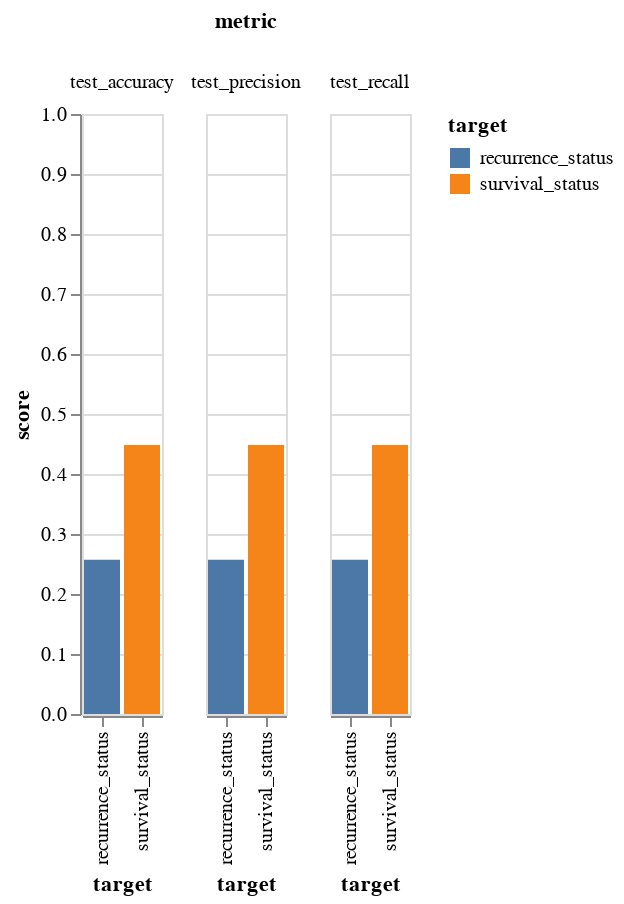

This figure's notebook cell:
### Code cell
binary_gaussian_chart

### Figure 1 — Vega-Lite specification as saved in the notebook (floating-point values rounded to 4 significant figures)
{"config": {"view": {"continuousWidth": 400, "continuousHeight": 300}}, "data": {"name": "data-284fd15650f72367643913748eca20ad"}, "mark": "bar", "encoding": {"color": {"type": "nominal", "field": "target"}, "column": {"type": "nominal", "field": "metric"}, "x": {"type": "nominal", "field": "target"}, "y": {"type": "quantitative", "field": "score", "scale": {"domain": [0, 1]}}}, "$schema": "https://vega.github.io/schema/vega-lite/v4.8.1.json", "datasets": {"data-284fd15650f72367643913748eca20ad": [{"metric": "test_accuracy", "target": "recurrence_status", "score": 0.257}, {"metric": "test_precision", "target": "recurrence_status", "score": 0.257}, {"metric": "test_recall", "target": "recurrence_status", "score": 0.257}, {"metric": "test_accuracy", "target": "survival_status", "score": 0.4482}, {"metric": "test_precision", "target": "survival_status", "score": 0.4482}, {"metric": "test_recall", "target": "survival_status", "score": 0.4482}]}}
